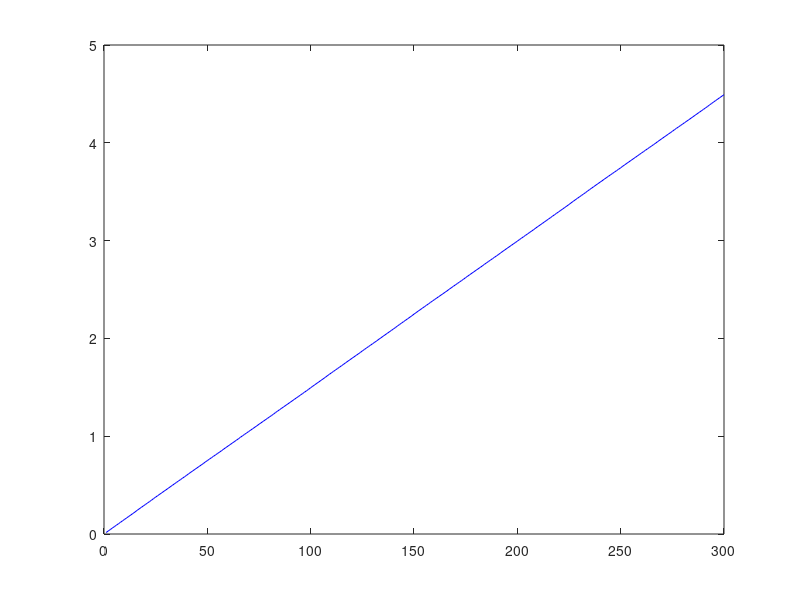

Reproduce this figure in MATLAB. (Note: this script raises an error after producing the figure.)
%clear; clc;

load TrainAccuracyRateM;
load TestAccuracyRateM;
load traintimeM;

% load TrainAccuracyRateV;
% load TestAccuracyRateV;
% load traintimeV;

iter = 1:300;

figure(2)
plot(iter, traintimeM(1,iter)./3600, 'b');
hold on
plot(iter, traintimeV(1,iter)./3600, '--k');
legend('Matrix Inputs', 'Vector Inputs', 2);
set(get(gca,'YLabel'), 'String', 'Training Time (h)')
set(get(gca,'XLabel'), 'String', 'Iteration (With 300 Hidden Nodes)')

figure(3)
plot(iter, TrainAccuracyRateM(1,iter), 'b');
%hold on
% plot(iter, TrainAccuracyRateM1, 'b');
hold on
plot(iter, TrainAccuracyRateV(1,iter), '--k');
%hold on
%plot(iter, TrainAccuracyRateV1, '--k');
ylim([0.8,1])
legend('Matrix Inputs','Vector Inputs', 4);
set(get(gca,'YLabel'), 'String', 'Training Accuracy Rate')
set(get(gca,'XLabel'), 'String', 'Iteration (With Learning Rate 0.01 and Momentum 0.8)')

figure(4)
plot(iter, TestAccuracyRateM(1,iter), 'b');
%hold on
%plot(iter, TestAccuracyRateM1, 'b');
hold on
plot(iter, TestAccuracyRateV(1,iter), '--k');
%hold on
%plot(iter, TestAccuracyRateV1, '--k');
ylim([0.8,1])
legend('Matrix Inputs','Vector Inputs', 4);
set(get(gca,'YLabel'), 'String', 'Testing Accuracy Rate')
set(get(gca,'XLabel'), 'String', 'Iteration (With Learning Rate 0.01 Momentum 0.8)')